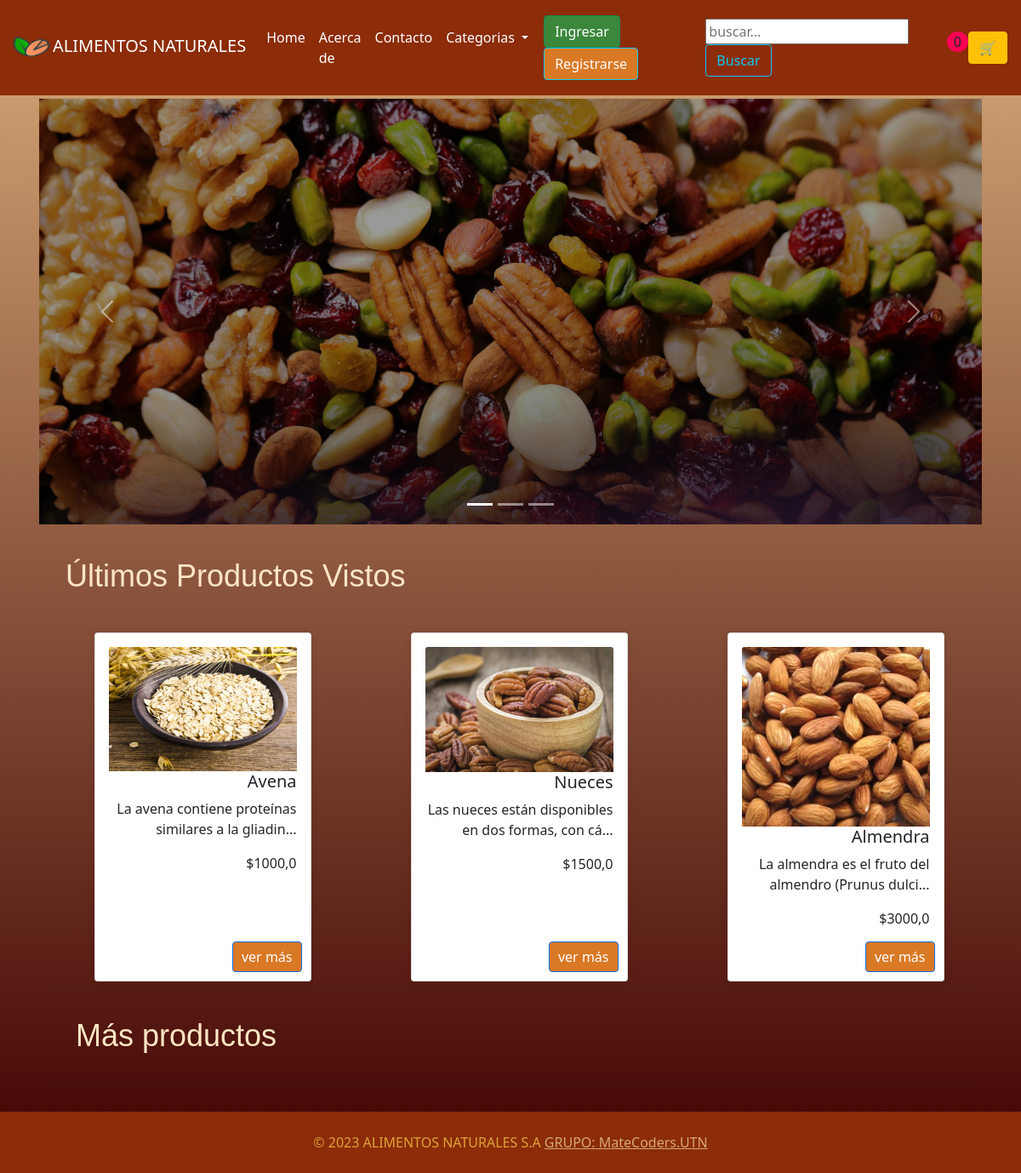
The page / on the database its author committed.
### TIENDA/models.py (models this page shows, shortened)
class Producto(models.Model):
    titulo = models.CharField(max_length=100)
    imagen = models.FileField(upload_to= "imagenes", null = True )
    descripcion = models.TextField(max_length=1000)
    precio = models.FloatField()
    categoria = models.ForeignKey(Categoria,on_delete=models.CASCADE, related_name='categoria_producto')
    fecha = models.DateTimeField(auto_now_add=True)

### TIENDA/views.py (the view)
# urls.py: path('', views.home, name = 'home'),
def home(request):
    if "carrito" not in request.session:
            request.session["carrito"] = []
    nuevos = Producto.objects.all().order_by('-fecha')[:3]
    productos = Producto.objects.all().order_by('-fecha')[3:10]
    return render(request, 'tienda/index.html', {
        'productos': productos,
        'nuevos': nuevos,
        'carrito': request.session["carrito"]
    })

### TIENDA/context_processor.py (called while the page is built)
def extras(request):
    if "carrito" not in request.session:
        request.session["carrito"] = []
    cantidad_productos = len(request.session['carrito'])
    return({'categoria': Categoria.objects.all(),
            'cantidad_productos': cantidad_productos,
            })

### TIENDA/models.py (called while the page is built)
    def __str__(self) -> str:
        return f'{self.titulo} '

### TIENDA/templates/tienda/index.html (shortened to what this page needs)
{% extends 'tienda/layout.html' %}
{% load static %}
{% block content %}
<div id="carouselExampleIndicators" class="carousel slide p-1">
    <div class="carousel-indicators">
      <button type="button" data-bs-target="#carouselExampleIndicators" data-bs-slide-to="0" class="active" aria-current="true" aria-label="Slide 1"></button>
      <button type="button" data-bs-target="#carouselExampleIndicators" data-bs-slide-to="1" aria-label="Slide 2"></button>
      <button type="button" data-bs-target="#carouselExampleIndicators" data-bs-slide-to="2" aria-label="Slide 3"></button>
    </div>
    <div class="carousel-inner">
      <div class="carousel-item active d-item">
        <img src="{% static 'media/img/fondonueces1.png' %}" class="d-block w-100 d-img" alt="...">
      </div>
    </div>
    <button class="carousel-control-prev" type="button" data-bs-target="#carouselExampleIndicators" data-bs-slide="prev">
      <span class="carousel-control-prev-icon" aria-hidden="true"></span>
    </button>
    <button class="carousel-control-next" type="button" data-bs-target="#carouselExampleIndicators" data-bs-slide="next">
      <span class="carousel-control-next-icon" aria-hidden="true"></span>
    </button>
  </div>
<h2 class="ultimos-text">Últimos Productos Vistos</h2>
<div class="container">
        <div class="row justify-content-md-around">
            {% for producto in nuevos  %}
                <div class="col-md-3" >
                    <div class="card text-end carta-producto " >
                        <div class="card-body ">
                            <img src=" {{ media_url  }}{{ producto.imagen.url }}" class="card-img-top" alt="...">
                            <h5 class="card-title">{{producto.titulo}}</h5>
                            <p class="card-text">{{producto.descripcion |  slice:'0:50'}}...</p>
                            <p class="card-text precio"> ${{producto.precio}} </p>
                            <a href="{% url 'tienda:producto' producto.id %}  " class="btn btn-primary btn-ver-mas">ver más</a>
                        </div>
                    </div>
                </div>
            {% endfor %}
        </div>
    <hr>
</div>
<div class="container">
<h2 class="ultimos-text">Más productos</h2>
<hr>
</div>
{% endblock content %}

### TIENDA/templates/tienda/layout.html (shortened to what this page needs)
{% load static %}
<!DOCTYPE html>
<html>
<head>
    <link href="https://cdn.jsdelivr.net/npm/bootstrap@5.0.1/dist/css/bootstrap.min.css" rel="stylesheet"
>
    <link rel="stylesheet" href="{% static 'css/styles.css' %}">
</head>
<body>
    <nav class="navbar navbar-expand-lg navbar-light sticky-top" style="background-color: #8C2C08;">
        <div class="container-fluid">
            <a class="navbar-brand" href="{% url 'tienda:home' %}" style="color: #ffffff;"><img src="{% static 'media/img/logo.png' %}" alt="Logo de la tienda" width="50" height="50">ALIMENTOS NATURALES</a>
            <div class="collapse navbar-collapse" id="navbarSupportedContent">
                <ul class="navbar-nav me-auto mb-2 mb-lg-0">
                    <li class="nav-item">
                        <a class="nav-link active" style="color: #ffffff;" aria-current="page" href="{% url 'tienda:home' %} ">Home</a>
                    </li>
                    <a href="{% url 'tienda:acerca' %} " class="nav-link active" style="color: #ffffff;"> Acerca de</a>
                    <a href="mailto: contacto@ALIMENTOSNATURALES.com" class="nav-link active" style="color: #ffffff;">Contacto</a>
                    <li class="nav-item dropdown">
                        <a class="nav-link dropdown-toggle" href="#" id="navbarDropdown" role="button"
                            data-bs-toggle="dropdown" aria-expanded="false" style="color: #ffffff;">
                            Categorias
                        </a>
                    </li>
                </ul>
                <div class="dropdown">
                    {% if user.is_authenticated %}
                    <div class="p-1" style="color: #ffffff">
                        Bienvenido!
                    </div>
                    <button class="btn btn-warning dropdown-toggle" type="button" id="dropdownMenuButton1"
                        data-bs-toggle="dropdown" aria-expanded="false">
                        {{user.username}}
                    </button>
                    <ul class="dropdown-menu" aria-labelledby="dropdownMenuButton1">
                        <li><a class="dropdown-item" href="{% url 'logout' %}">Salir </a></li>
                    </ul>
                    {% else %}
                    <div class="d-grid gap-2 d-md-block" style="padding: 10px;">
                        <button class="btn btn-outline-success" type="button" style="background-color: #3B873B; color: white;"><a href="{% url 'login' %}" style="color: inherit; text-decoration: none;">Ingresar</a></button>
                        <button class="btn btn-outline-info" type="button" style="background-color: #D97925; color: white;"><a href="{% url 'USUARIOS:registrarse' %}" style="color: inherit; text-decoration: none;">Registrarse</a></button>
                    </div>
                    {% endif%}
                </div>
                <form action="{% url 'tienda:buscar' %}" method="get">
                    <input name="buscar" type="text" placeholder="buscar...">
                    <button type="submit" class="btn btn-outline-info">Buscar</button>
                </form>
                    {% if not perms.TIENDA.add_producto %}
                <div class="" style="border-radius: 25%;  max-width: 55px; min-width: 25px ">
                    <p class="font-weight-bold text-center"
                        style="background-color: rgb(253, 0, 84); border-radius:50%; margin-top:2px ">
                        {{cantidad_productos}}
                    </p>
                </div>
                <a href=" {% url 'tienda:checkout' %} " class="btn btn-warning">&#x1F6D2; </a>
                {% endif %}
            </div>
        </div>
    </nav>
    <div class="container" style="min-height: 85vh;">
        {% block content %}
        {% endblock content %}
    </div>
    <footer class="footer mt-auto py-3" style="background-color: #8C2C08;">
        <div class="container">
            <div class="footer-copyright text-center py-2 "style="color: #DDA337;">
                © 2023 ALIMENTOS NATURALES S.A
                <a href="mailto: martinalejandrotorres77@gmail.com" style="color: #D5A877;">GRUPO: MateCoders.UTN</a>
            </div>
        </div>
    </footer>
</body>
</html>

### static/css/styles.css (style rules this page uses)
body { background: linear-gradient(to bottom, #D5A877, #400101); background-repeat: no-repeat; background-size: cover; }
.carta-producto { width: 100%; height: 100%; }
.btn-ver-mas { position: absolute; bottom: 10px; right: 10px; background-color: #D97925; color: #FFFFFF; padding: 5px 10px; }
.precio { margin-bottom: 25px; }
.carta-producto, .carta-categoria { width: 100%; height: 100%; margin: 10px; box-shadow: 0 0 10px rgba(0, 0, 0, 0.1); }
.d-item { height: 500px; }
.d-img { height: 100%; object-fit: cover; filter: brightness(0.6); }
h2 { font-family: Arial, sans-serif; font-size: 25px; color: #FFE6C5; }
.ultimos-text { font-size: 36px; color: #FFE6C5; font-family: Arial, sans-serif; margin: 35px; }

### TIENDA/templates/tienda/layout.html (style rules this page uses)
body { background: linear-gradient(to bottom, #D5A877, #400101); }

### rows shown on the page
Producto: imagen (picture), titulo "Avena", descripcion "La avena contiene proteínas similares a la gliadin", precio "1000,0"
Producto: imagen (picture), titulo "Nueces", descripcion "Las nueces están disponibles en dos formas, con cá", precio "1500,0"
Producto: imagen (picture), titulo "Almendra", descripcion "La almendra es el fruto del almendro (Prunus dulci", precio "3000,0"

### other values the page prints
{{ cantidad_productos }} "0"
